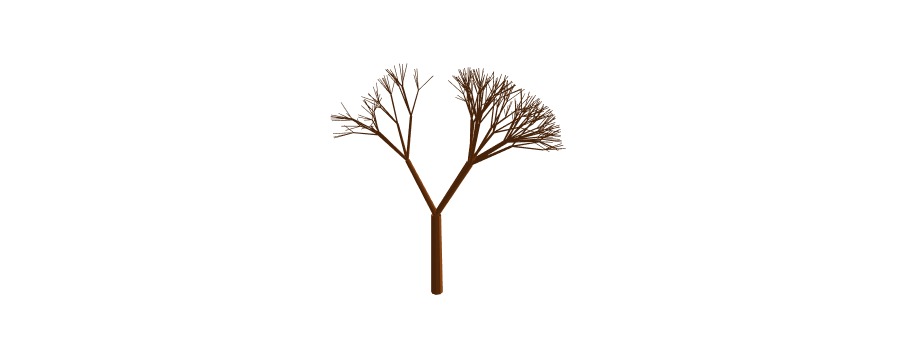

The notebook cell this image was saved under:
### Code cell
import numpy as np
import plotly.graph_objects as go
from ipywidgets import interact, widgets

def cylinder_mesh(p0, p1, radius_base, radius_top, sections=8):
    """
    Generate mesh data for a tapered cylinder (frustum) between two points.
    """
    # Vector from p0 to p1
    v = np.array(p1) - np.array(p0)
    # Length of the cylinder
    length = np.linalg.norm(v)
    if length == 0:
        return None
    # Unit vector in direction of the cylinder
    v = v / length

    # Create arbitrary vectors orthogonal to v
    not_v = np.array([1, 0, 0])
    if np.allclose(v, not_v):
        not_v = np.array([0, 1, 0])
    n1 = np.cross(v, not_v)
    n1 /= np.linalg.norm(n1)
    n2 = np.cross(v, n1)

    # Create circle points in the plane orthogonal to v
    t = np.linspace(0, 2 * np.pi, sections, endpoint=False)
    circle_base = n1[:, None] * np.cos(t)[None, :] + n2[:, None] * np.sin(t)[None, :]
    circle_top = circle_base.copy()

    # Scale circles by radii
    circle_base *= radius_base
    circle_top *= radius_top

    # Points at base and top
    base_points = p0[:, None] + circle_base
    top_points = p1[:, None] + circle_top

    # Combine points
    x = np.hstack([base_points[0], top_points[0]])
    y = np.hstack([base_points[1], top_points[1]])
    z = np.hstack([base_points[2], top_points[2]])

    # Create faces
    faces = []
    n = sections
    for i in range(n):
        next_i = (i + 1) % n
        faces.append([i, next_i, n + next_i])
        faces.append([i, n + next_i, n + i])
    return x, y, z, faces

def rotate_vector(v, k, theta):
    """
    Rotate vector v around axis k by angle theta using Rodrigues' rotation formula.
    """
    v_rot = v * np.cos(theta) + np.cross(k, v) * np.sin(theta) + k * np.dot(k, v) * (1 - np.cos(theta))
    return v_rot

def grow_tree(p0, direction, length, radius_base, levels, angle, length_reduction, branches_per_level, tree_elements):
    """
    Recursively grow the tree from point p0 in a given direction.
    """
    if levels == 0:
        return

    p1 = p0 + direction * length

    # Calculate the top radius (tapering)
    radius_top = radius_base * 0.8  # Simple tapering factor

    # Add the cylinder representing the trunk or branch
    cylinder = cylinder_mesh(p0, p1, radius_base, radius_top)
    if cylinder:
        x, y, z, faces = cylinder
        tree_elements.append({
            'x': x,
            'y': y,
            'z': z,
            'faces': faces,
            'color': 'saddlebrown'
        })

    # Calculate child branch parameters
    length_child = length * length_reduction
    N = branches_per_level
    radius_child = radius_base * np.sqrt((radius_top / radius_base)**2 * length / (N * length_child))

    # Generate branches at this level
    for _ in range(N):
        # Random rotation for natural appearance
        theta = angle + (np.random.rand() - 0.5) * np.deg2rad(10)
        phi = np.random.rand() * 2 * np.pi

        # Spherical to Cartesian coordinates
        new_direction = np.array([
            np.sin(theta) * np.cos(phi),
            np.sin(theta) * np.sin(phi),
            np.cos(theta)
        ])
        new_direction = new_direction / np.linalg.norm(new_direction)

        # Rotate new_direction to align with the parent branch direction
        rotation_axis = np.cross([0, 0, 1], direction)
        rotation_angle = np.arccos(np.clip(np.dot(direction, [0, 0, 1]), -1.0, 1.0))
        if np.linalg.norm(rotation_axis) > 1e-6:
            rotation_axis /= np.linalg.norm(rotation_axis)
            new_direction = rotate_vector(new_direction, rotation_axis, rotation_angle)

        # Recursive call to grow the branch
        grow_tree(
            p1,
            new_direction,
            length_child,
            radius_child,
            levels - 1,
            angle,
            length_reduction,
            branches_per_level,
            tree_elements
        )

def plot_tree(levels, trunk_length, trunk_radius, angle_deg, length_reduction, branches_per_level):
    tree_elements = []
    # Start with the main trunk
    p0 = np.array([0, 0, 0])
    direction = np.array([0, 0, 1])  # Grow along z-axis
    angle_rad = np.deg2rad(angle_deg)
    grow_tree(
        p0,
        direction,
        trunk_length,
        trunk_radius,
        levels,
        angle_rad,
        length_reduction,
        branches_per_level,
        tree_elements
    )

    # Plotting
    fig = go.Figure()
    for elem in tree_elements:
        fig.add_trace(go.Mesh3d(
            x=elem['x'],
            y=elem['y'],
            z=elem['z'],
            i=[face[0] for face in elem['faces']],
            j=[face[1] for face in elem['faces']],
            k=[face[2] for face in elem['faces']],
            color=elem['color'],
            flatshading=True,
            lighting=dict(ambient=0.5, diffuse=0.8, roughness=0.9),
            showscale=False
        ))
    fig.update_layout(
        scene=dict(
            xaxis=dict(visible=False),
            yaxis=dict(visible=False),
            zaxis=dict(visible=False),
            aspectmode='data'
        ),
        showlegend=False,
        margin=dict(l=0, r=0, t=0, b=0)
    )
    fig.show()

# Interactive widgets
interact(
    plot_tree,
    levels=widgets.IntSlider(min=1, max=8, step=1, value=5, description='Levels'),
    trunk_length=widgets.FloatSlider(min=1, max=15, step=0.5, value=7, description='Trunk Length'),
    trunk_radius=widgets.FloatSlider(min=0.1, max=1.5, step=0.1, value=0.5, description='Trunk Radius'),
    angle_deg=widgets.FloatSlider(min=10, max=80, step=5, value=30, description='Branch Angle'),
    length_reduction=widgets.FloatSlider(min=0.4, max=0.9, step=0.05, value=0.7, description='Length Reduction'),
    branches_per_level=widgets.IntSlider(min=1, max=8, step=1, value=4, description='Branches/Level')
)
